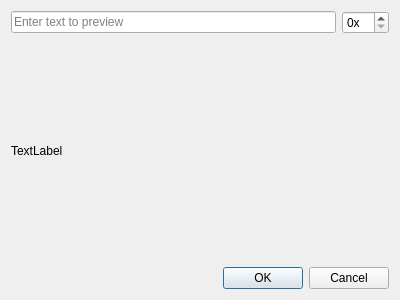
<?xml version="1.0" encoding="UTF-8"?>
<ui version="4.0">
 <class>DialogFontPreview</class>
 <widget class="QDialog" name="DialogFontPreview">
  <property name="geometry">
   <rect>
    <x>0</x>
    <y>0</y>
    <width>400</width>
    <height>300</height>
   </rect>
  </property>
  <property name="windowTitle">
   <string>Dialog</string>
  </property>
  <layout class="QVBoxLayout" name="verticalLayout">
   <item>
    <layout class="QHBoxLayout" name="horizontalLayout">
     <item>
      <widget class="QLineEdit" name="lineEditText">
       <property name="placeholderText">
        <string>Enter text to preview</string>
       </property>
      </widget>
     </item>
     <item>
      <widget class="QSpinBox" name="spinBoxScale">
       <property name="suffix">
        <string>x</string>
       </property>
       <property name="maximum">
        <number>50</number>
       </property>
      </widget>
     </item>
    </layout>
   </item>
   <item>
    <widget class="QLabel" name="labelPreview">
     <property name="sizePolicy">
      <sizepolicy hsizetype="Expanding" vsizetype="Expanding">
       <horstretch>0</horstretch>
       <verstretch>0</verstretch>
      </sizepolicy>
     </property>
     <property name="text">
      <string>TextLabel</string>
     </property>
    </widget>
   </item>
   <item>
    <widget class="QDialogButtonBox" name="buttonBox">
     <property name="orientation">
      <enum>Qt::Horizontal</enum>
     </property>
     <property name="standardButtons">
      <set>QDialogButtonBox::Cancel|QDialogButtonBox::Ok</set>
     </property>
    </widget>
   </item>
  </layout>
 </widget>
 <resources/>
 <connections>
  <connection>
   <sender>buttonBox</sender>
   <signal>accepted()</signal>
   <receiver>DialogFontPreview</receiver>
   <slot>accept()</slot>
   <hints>
    <hint type="sourcelabel">
     <x>227</x>
     <y>278</y>
    </hint>
    <hint type="destinationlabel">
     <x>157</x>
     <y>274</y>
    </hint>
   </hints>
  </connection>
  <connection>
   <sender>buttonBox</sender>
   <signal>rejected()</signal>
   <receiver>DialogFontPreview</receiver>
   <slot>reject()</slot>
   <hints>
    <hint type="sourcelabel">
     <x>295</x>
     <y>284</y>
    </hint>
    <hint type="destinationlabel">
     <x>286</x>
     <y>274</y>
    </hint>
   </hints>
  </connection>
 </connections>
</ui>
